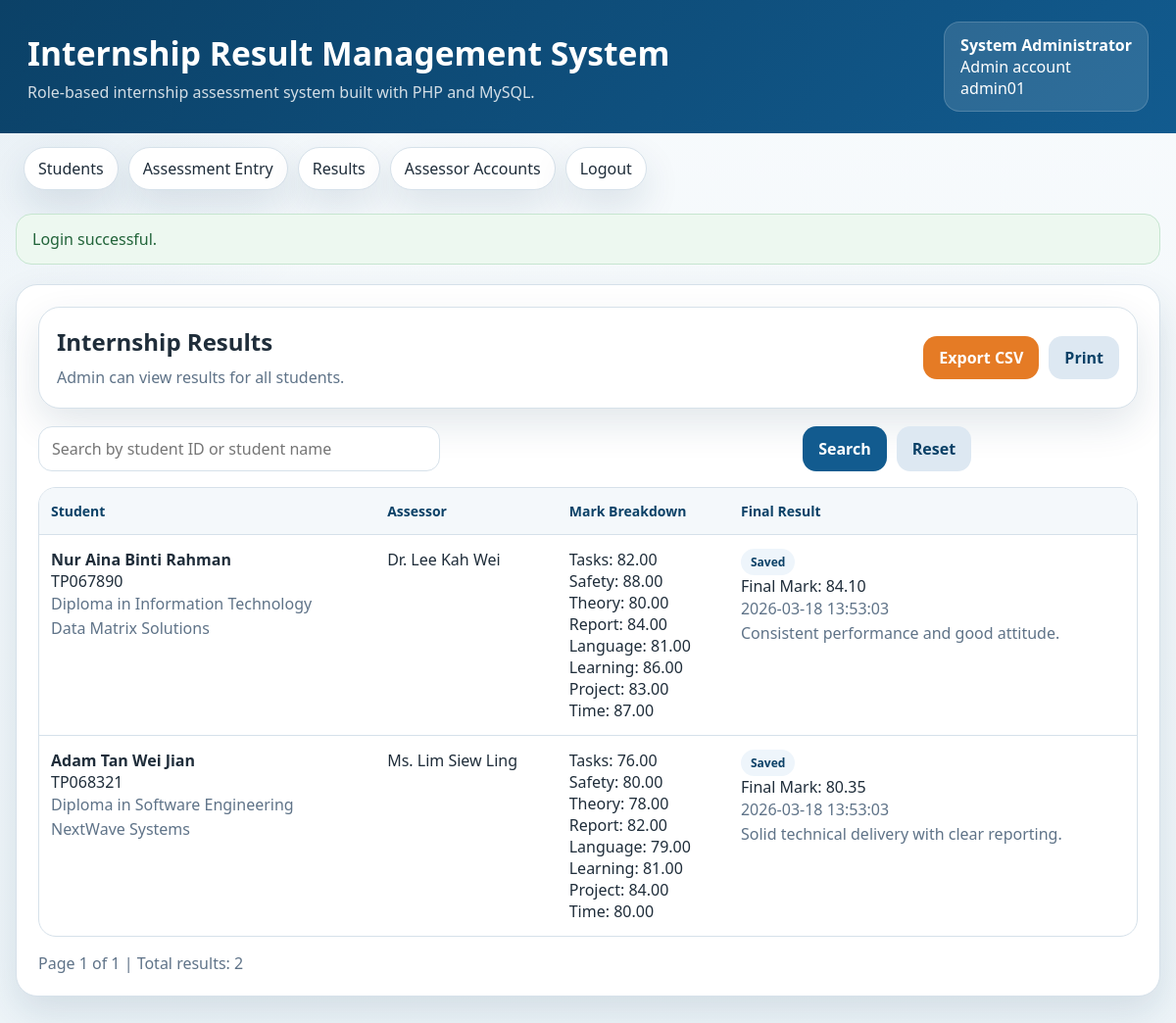
The app's page /results.php (signed in) with its own data.
### tables this page shows
CREATE TABLE assessments (
  assessment_id INT PRIMARY KEY AUTO_INCREMENT,
  internship_id INT NOT NULL UNIQUE,
  undertaking_tasks DECIMAL(5,2) NOT NULL,
  health_safety DECIMAL(5,2) NOT NULL,
  theoretical_knowledge DECIMAL(5,2) NOT NULL,
  written_report DECIMAL(5,2) NOT NULL,
  language_clarity DECIMAL(5,2) NOT NULL,
  lifelong_learning DECIMAL(5,2) NOT NULL,
  project_management DECIMAL(5,2) NOT NULL,
  time_management DECIMAL(5,2) NOT NULL,
  final_mark DECIMAL(6,2) GENERATED ALWAYS AS (
    undertaking_tasks * 0.10 +
    health_safety * 0.10 +
    theoretical_knowledge * 0.10 +
    written_report * 0.15 +
    language_clarity * 0.10 +
    lifelong_learning * 0.15 +
    project_management * 0.15 +
    time_management * 0.15
  ) STORED,
  comments TEXT,
  assessed_at DATETIME NOT NULL DEFAULT CURRENT_TIMESTAMP,
  CONSTRAINT fk_assessments_internship
    FOREIGN KEY (internship_id) REFERENCES internships (internship_id),
  CONSTRAINT chk_undertaking_tasks CHECK (undertaking_tasks BETWEEN 0 AND 100),
  CONSTRAINT chk_health_safety CHECK (health_safety BETWEEN 0 AND 100),
  CONSTRAINT chk_theoretical_knowledge CHECK (theoretical_knowledge BETWEEN 0 AND 100),
  CONSTRAINT chk_written_report CHECK (written_report BETWEEN 0 AND 100),
  CONSTRAINT chk_language_clarity CHECK (language_clarity BETWEEN 0 AND 100),
  CONSTRAINT chk_lifelong_learning CHECK (lifelong_learning BETWEEN 0 AND 100),
  CONSTRAINT chk_project_management CHECK (project_management BETWEEN 0 AND 100),
  CONSTRAINT chk_time_management CHECK (time_management BETWEEN 0 AND 100)
);

CREATE TABLE students (
  student_id VARCHAR(20) PRIMARY KEY,
  student_name VARCHAR(100) NOT NULL,
  programme VARCHAR(100) NOT NULL,
  company_name VARCHAR(100) NOT NULL,
  created_at DATETIME NOT NULL DEFAULT CURRENT_TIMESTAMP
);

CREATE TABLE users (
  user_id INT PRIMARY KEY AUTO_INCREMENT,
  username VARCHAR(50) NOT NULL UNIQUE,
  password_hash VARCHAR(255) NOT NULL,
  full_name VARCHAR(100) NOT NULL,
  role ENUM('Admin', 'Assessor') NOT NULL
);

### includes/bootstrap.php (called while the page is built, shortened)
<?php
$config = require dirname(__DIR__) . '/config.php';
function app_name(): string
{
    global $config;
    return $config['app']['name'];
}
function current_user(): ?array
{
    return $_SESSION['user'] ?? null;
}
function consume_flash(): ?array
{
    $flash = $_SESSION['flash'] ?? null;
    return $flash;
}
function h(?string $value): string
{
    return htmlspecialchars((string) $value, ENT_QUOTES, 'UTF-8');
}
function is_admin(): bool
{
    return (current_user()['role'] ?? '') === 'Admin';
}

### config.php (called while the page is built)
<?php
return [
    'db' => [
        'host' => 'localhost',
        'port' => '3306',
        'database' => 'internship_result_management',
        'username' => 'root',
        'password' => 'root',
        'charset' => 'utf8mb4',
    ],
    'app' => [
        'name' => 'Internship Result Management System',
    ],
];

### results.php (the view, shortened to what this page needs)
<?php
require_once __DIR__ . '/includes/layout.php';
$pdo = db();
$search = trim($_GET['search'] ?? '');
$page = max(1, (int) ($_GET['page'] ?? 1));
$perPage = 10;
$params = [];
$conditions = [];
$where = $conditions ? ' WHERE ' . implode(' AND ', $conditions) : '';
$fromSql = ' FROM assessments a
    JOIN internships i ON i.internship_id = a.internship_id
    JOIN students s ON s.student_id = i.student_id
    JOIN users u ON u.user_id = i.assessor_id' . $where;
$countStmt = $pdo->prepare('SELECT COUNT(*)' . $fromSql);
$countStmt->execute($params);
$totalRows = (int) $countStmt->fetchColumn();
$totalPages = max(1, (int) ceil($totalRows / $perPage));
$page = min($page, $totalPages);
$offset = ($page - 1) * $perPage;
$selectSql = 'SELECT s.student_id, s.student_name, s.programme, s.company_name, u.full_name AS assessor_name,
        a.undertaking_tasks, a.health_safety, a.theoretical_knowledge, a.written_report, a.language_clarity,
        a.lifelong_learning, a.project_management, a.time_management, a.final_mark, a.comments, a.assessed_at' .
        $fromSql . ' ORDER BY a.assessed_at DESC, s.student_id';
$stmt = $pdo->prepare($selectSql . ' LIMIT :limit OFFSET :offset');
$stmt->bindValue(':limit', $perPage, PDO::PARAM_INT);
$stmt->bindValue(':offset', $offset, PDO::PARAM_INT);
$stmt->execute();
$results = $stmt->fetchAll();
render_header('Result Viewing');
?>
<section class="panel">
    <div class="toolbar" style="margin-bottom: 18px;">
        <div>
            <h2 style="margin: 0;">Internship Results</h2>
            <p class="helper" style="margin: 8px 0 0;">
                <?= is_admin()
                    ? 'Admin can view results for all students.'
                    : 'Assessors can view detailed mark breakdowns for the students assigned to them.' ?>
            </p>
        </div>
        <div class="toolbar-actions">
            <a class="button-link secondary" href="results.php?<?= http_build_query(array_filter(['search' => $search, 'export' => 'csv'])) ?>">Export CSV</a>
            <button type="button" class="ghost" onclick="window.print()">Print</button>
        </div>
    </div>
    <form method="get" class="search-row" style="margin-bottom: 16px;">
        <input type="text" name="search" value="<?= h($search) ?>" placeholder="Search by student ID or student name" />
        <div></div>
        <div class="button-row">
            <button type="submit">Search</button>
            <a class="button-link ghost" href="results.php">Reset</a>
        </div>
    </form>
    <div class="table-wrap">
        <table>
            <thead>
            <tr>
                <th>Student</th>
                <th>Assessor</th>
                <th>Mark Breakdown</th>
                <th>Final Result</th>
            </tr>
            </thead>
            <tbody>
            <?php if (!$results): ?>
                <tr><td colspan="4" class="empty">No results found for the selected filter.</td></tr>
            <?php else: ?>
                <?php foreach ($results as $result): ?>
                    <tr>
                        <td>
                            <strong><?= h($result['student_name']) ?></strong><br />
                            <?= h($result['student_id']) ?><br />
                            <span class="helper"><?= h($result['programme']) ?></span><br />
                            <span class="helper"><?= h($result['company_name']) ?></span>
                        </td>
                        <td><?= h($result['assessor_name']) ?></td>
                        <td>
                            Tasks: <?= number_format((float) $result['undertaking_tasks'], 2) ?><br />
                            Safety: <?= number_format((float) $result['health_safety'], 2) ?><br />
                            Theory: <?= number_format((float) $result['theoretical_knowledge'], 2) ?><br />
                            Report: <?= number_format((float) $result['written_report'], 2) ?><br />
                            Language: <?= number_format((float) $result['language_clarity'], 2) ?><br />
                            Learning: <?= number_format((float) $result['lifelong_learning'], 2) ?><br />
                            Project: <?= number_format((float) $result['project_management'], 2) ?><br />
                            Time: <?= number_format((float) $result['time_management'], 2) ?>
                        </td>
                        <td>
                            <span class="pill">Saved</span><br />
                            Final Mark: <?= number_format((float) $result['final_mark'], 2) ?><br />
                            <span class="helper"><?= h((string) $result['assessed_at']) ?></span><br />
                            <span class="helper"><?= h($result['comments'] ?: 'No comments provided.') ?></span>
                        </td>
                    </tr>
                <?php endforeach; ?>
            <?php endif; ?>
            </tbody>
        </table>
    </div>
    <div class="pagination">
        <span>Page <?= $page ?> of <?= $totalPages ?> | Total results: <?= $totalRows ?></span>
    </div>
</section>
<?php render_footer(); ?>

### includes/layout.php (shortened to what this page needs)
<?php
require_once __DIR__ . '/bootstrap.php';
function render_header(string $title): void
{
    $user = current_user();
    $flash = consume_flash();
    ?>
<!DOCTYPE html>
<html lang="en">
<head>
    <link rel="stylesheet" href="assets/styles.css" />
</head>
<body>
<?php if ($user): ?>
    <header class="site-header">
        <div>
            <h1><?= h(app_name()) ?></h1>
            <p>Role-based internship assessment system built with PHP and MySQL.</p>
        </div>
        <div class="session-box">
            <strong><?= h($user['full_name']) ?></strong><br />
            <span><?= h($user['role']) ?> account</span><br />
            <span><?= h($user['username']) ?></span>
        </div>
    </header>
    <nav class="site-nav">
        <a href="student_management.php">Students</a>
        <a href="result_entry.php">Assessment Entry</a>
        <a href="results.php">Results</a>
        <?php if (is_admin()): ?>
            <a href="user_management.php">Assessor Accounts</a>
        <?php endif; ?>
        <a href="logout.php">Logout</a>
    </nav>
<?php endif; ?>
<main class="page-shell<?= $user ? '' : ' auth-shell' ?>">
    <?php if ($flash): ?>
        <div class="alert alert-<?= h($flash['type']) ?>"><?= h($flash['message']) ?></div>
    <?php endif; ?>
<?php
}
function render_footer(): void
{
    ?>
</main>
</body>
</html>
<?php
}

### assets/styles.css (style rules this page uses)
* { box-sizing: border-box; }
body { margin: 0; min-height: 100vh; font-family: "Segoe UI", Tahoma, Geneva, Verdana, sans-serif; background: radial-gradient(circle at top left, rgba(18, 91, 143, 0.08), transparent 26%), linear-gradient(180deg, #f8fbfd 0%, var(--bg) 100%); color: var(--text); }
a { color: inherit; text-decoration: none; }
.site-header { background: linear-gradient(135deg, var(--primary-dark), var(--primary)); color: white; padding: 22px 28px; display: flex; justify-content: space-between; gap: 16px; flex-wrap: wrap; align-items: center; }
.site-header h1 { margin: 0; font-size: clamp(1.5rem, 3vw, 2.1rem); }
.site-header p { margin: 6px 0 0; color: rgba(255, 255, 255, 0.82); }
.session-box { padding: 12px 16px; border-radius: 16px; background: rgba(255, 255, 255, 0.12); border: 1px solid rgba(255, 255, 255, 0.16); }
.site-nav { display: flex; gap: 10px; flex-wrap: wrap; padding: 14px 24px 0; }
.site-nav a { background: var(--surface); border: 1px solid var(--line); border-radius: 999px; padding: 10px 14px; box-shadow: var(--shadow); }
.page-shell { width: min(1200px, calc(100% - 32px)); margin: 24px auto 40px; display: grid; gap: 20px; }
.panel, .toolbar, .stat-card { background: var(--surface); border: 1px solid var(--line); border-radius: 22px; box-shadow: var(--shadow); }
.panel { padding: 22px; }
.toolbar { padding: 18px; display: flex; justify-content: space-between; gap: 12px; flex-wrap: wrap; align-items: center; }
.toolbar-actions, .button-row, .table-actions, .inline-form { display: flex; gap: 10px; flex-wrap: wrap; }
.form-grid, .score-grid, .search-row { display: grid; gap: 14px; }
.search-row { grid-template-columns: 1.2fr 1fr 1fr; }
input, select, textarea { width: 100%; border: 1px solid var(--line); border-radius: 14px; padding: 11px 13px; font: inherit; background: white; color: var(--text); }
button, .button-link { border: none; border-radius: 14px; padding: 11px 16px; font: inherit; font-weight: 700; cursor: pointer; color: white; background: var(--primary); }
.button-link { display: inline-flex; align-items: center; }
.secondary { background: var(--secondary); }
.ghost { background: #dde8f2; color: var(--primary-dark); }
.table-wrap, .history { overflow-x: auto; border: 1px solid var(--line); border-radius: 18px; }
table { width: 100%; border-collapse: collapse; min-width: 760px; }
th, td { padding: 14px 12px; border-bottom: 1px solid var(--line); text-align: left; vertical-align: top; }
th { background: #f4f8fb; color: var(--primary-dark); font-size: 14px; }
tr:last-child td { border-bottom: none; }
.pill { display: inline-flex; align-items: center; border-radius: 999px; padding: 5px 10px; font-size: 12px; font-weight: 700; background: #eef5fb; color: var(--primary-dark); }
.alert { padding: 14px 16px; border-radius: 16px; border: 1px solid; }
.alert-success { background: #edf8f0; border-color: #c6e5d0; color: #22643a; }
.helper { color: var(--muted); line-height: 1.55; }
.pagination { display: flex; gap: 10px; flex-wrap: wrap; align-items: center; margin-top: 16px; }
.pagination span { color: var(--muted); }

### records on screen
assessments: students.student_name "Nur Aina Binti Rahman", students.student_id "TP067890", students.programme "Diploma in Information Technology", students.company_name "Data Matrix Solutions", users.full_name "Dr. Lee Kah Wei", undertaking_tasks "82.00", health_safety "88.00", theoretical_knowledge "80.00", written_report "84.00", language_clarity "81.00", lifelong_learning "86.00", project_management "83.00", time_management "87.00", final_mark "84.10", assessed_at "2026-03-18 13:53:03", comments "Consistent performance and good attitude."
assessments: students.student_name "Adam Tan Wei Jian", students.student_id "TP068321", students.programme "Diploma in Software Engineering", students.company_name "NextWave Systems", users.full_name "Ms. Lim Siew Ling", undertaking_tasks "76.00", health_safety "80.00", theoretical_knowledge "78.00", written_report "82.00", language_clarity "79.00", lifelong_learning "81.00", project_management "84.00", time_management "80.00", final_mark "80.35", assessed_at "2026-03-18 13:53:03", comments "Solid technical delivery with clear reporting."

### other values on screen
app_name() "Internship Result Management System"
$user['full_name'] "System Administrator"
$user['role'] "Admin"
$user['username'] "admin01"
$flash['message'] "Login successful."
$page "1"
$totalPages "1"
$totalRows "2"
